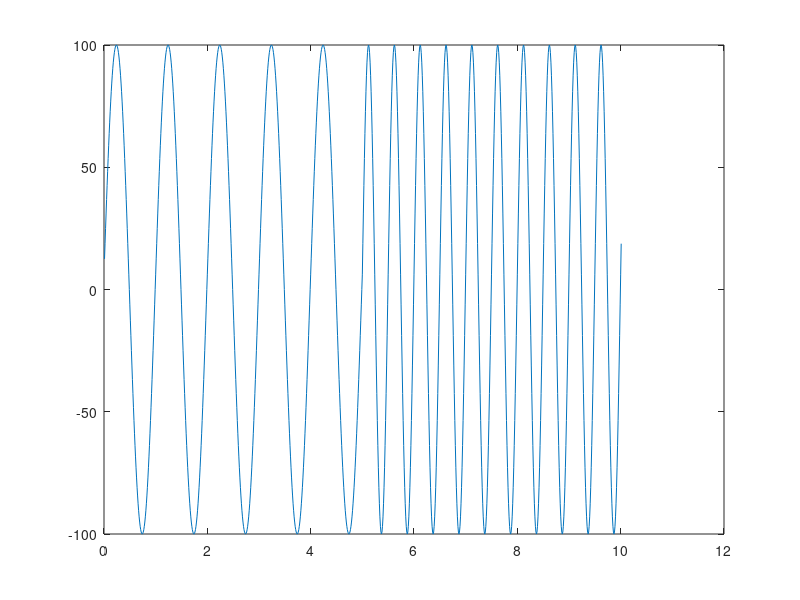
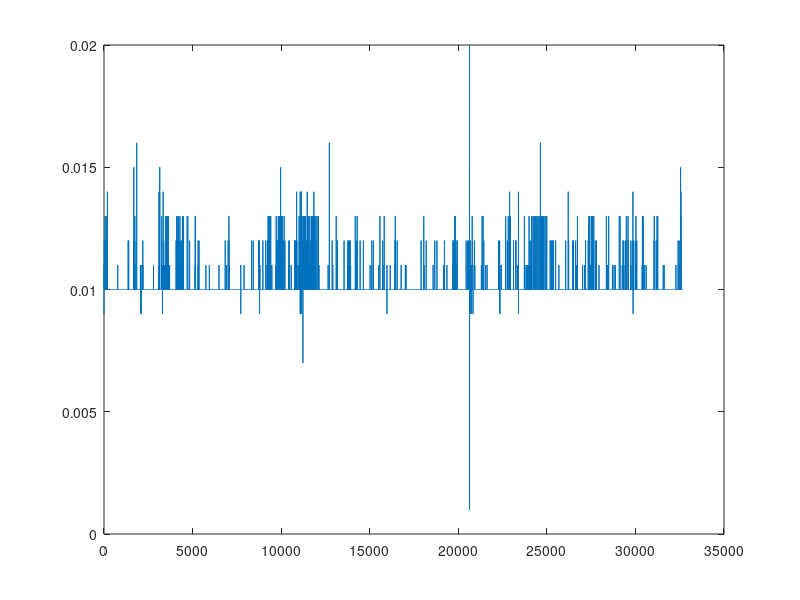
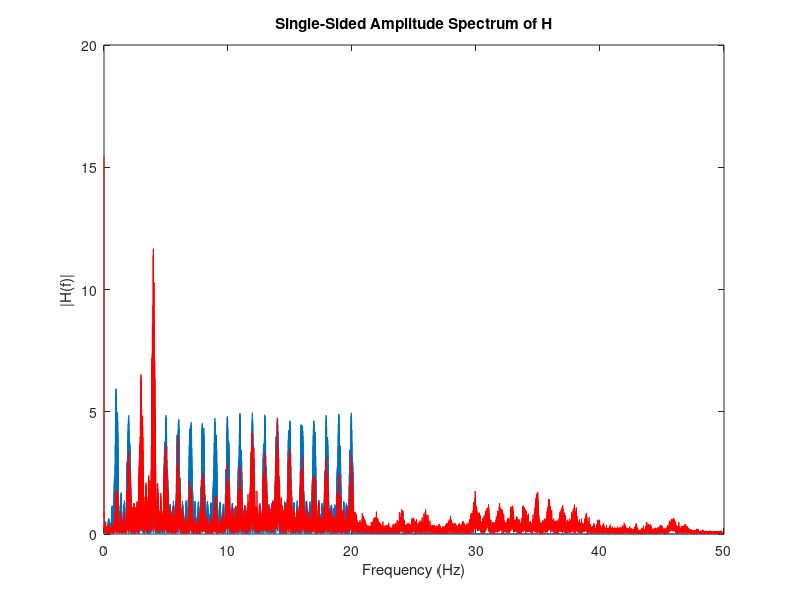

Write MATLAB code to recreate these figures, in order. (Note: this script raises an error after producing the figures.)
clear all
close all
clc
sweepCount = 1;
SAMPLER_RATE=10;
SWEEP_TIME=5000;
w0=0;
f=1;
A=100;
count=0;
for i=0:1000
    if(sweepCount<=SWEEP_TIME/SAMPLER_RATE)
        sweepCount=sweepCount+1
        wt=2*pi*f*sweepCount*(SAMPLER_RATE/1000)+w0;
    else
        f=f+1;
        sweepCount=1;
        w0=wt;
        wt=2*pi*f*sweepCount*(SAMPLER_RATE/1000)+w0;
    end
    count=count+1;
    tau(i+1)=A*sin(wt);
    time(i+1)=count*SAMPLER_RATE/1000;
end
plot(time,tau)

load ftSweepData_leftarm.dat
dt=ftSweepData_leftarm(2:end,1);
tauIn=ftSweepData_leftarm(:,2);
tauOut=ftSweepData_leftarm(:,3);
figure
plot(dt)
dt=mean(dt)
time=[0:dt:dt*(length(tauIn)-1)];
figure
plot(time,[tauIn 500*tauOut])
%%
Fs = 1/dt;                    % Sampling frequency
L = length(tauIn);                     % Length of signal
t = (0:L-1)*dt;                % Time vector
NFFT = 2^nextpow2(L); % Next power of 2 from length of y
TAUIN = fft(tauIn,NFFT)/L;
TAUOUT = fft(tauOut,NFFT)/L;
f = Fs/2*linspace(0,1,NFFT/2+1);
H=TAUOUT./TAUIN;
% Plot single-sided amplitude spectrum.
plot(f,2*abs(TAUIN(1:NFFT/2+1))),hold on 
plot(f,2*500*abs(TAUOUT(1:NFFT/2+1)),'r') 
title('Single-Sided Amplitude Spectrum of H')
xlabel('Frequency (Hz)')
ylabel('|H(f)|')
sys=frd(H,f)
bode(sys)



